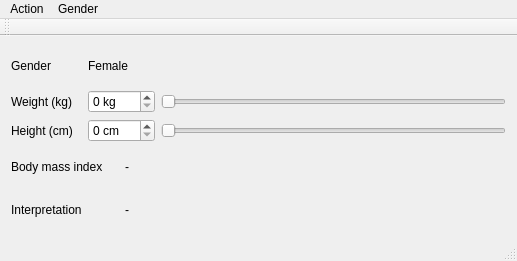
<?xml version="1.0" encoding="UTF-8"?>
<ui version="4.0">
 <class>MainWindow</class>
 <widget class="QMainWindow" name="MainWindow">
  <property name="geometry">
   <rect>
    <x>0</x>
    <y>0</y>
    <width>517</width>
    <height>261</height>
   </rect>
  </property>
  <property name="windowTitle">
   <string>MainWindow</string>
  </property>
  <widget class="QWidget" name="centralWidget">
   <layout class="QGridLayout" name="gridLayout">
    <item row="2" column="0">
     <widget class="QLabel" name="label_Height">
      <property name="text">
       <string>Height (cm)</string>
      </property>
     </widget>
    </item>
    <item row="4" column="2">
     <widget class="QLabel" name="label2_Interpretation">
      <property name="text">
       <string>-</string>
      </property>
     </widget>
    </item>
    <item row="1" column="3">
     <widget class="QSlider" name="slider_Weight">
      <property name="maximum">
       <number>300</number>
      </property>
      <property name="orientation">
       <enum>Qt::Horizontal</enum>
      </property>
     </widget>
    </item>
    <item row="0" column="0">
     <widget class="QLabel" name="label_Gender">
      <property name="text">
       <string>Gender</string>
      </property>
     </widget>
    </item>
    <item row="2" column="1" colspan="2">
     <widget class="QSpinBox" name="spinBox_Height">
      <property name="suffix">
       <string> cm</string>
      </property>
      <property name="maximum">
       <number>300</number>
      </property>
     </widget>
    </item>
    <item row="2" column="3">
     <widget class="QSlider" name="slider_Height">
      <property name="maximum">
       <number>300</number>
      </property>
      <property name="orientation">
       <enum>Qt::Horizontal</enum>
      </property>
     </widget>
    </item>
    <item row="3" column="0" colspan="2">
     <widget class="QLabel" name="label_BMI">
      <property name="text">
       <string>Body mass index</string>
      </property>
     </widget>
    </item>
    <item row="3" column="2">
     <widget class="QLabel" name="label2_BMI">
      <property name="text">
       <string>-</string>
      </property>
     </widget>
    </item>
    <item row="4" column="0">
     <widget class="QLabel" name="label_Interpretation">
      <property name="text">
       <string>Interpretation</string>
      </property>
     </widget>
    </item>
    <item row="0" column="1" colspan="2">
     <widget class="QLabel" name="label2_Gender">
      <property name="text">
       <string>Female</string>
      </property>
     </widget>
    </item>
    <item row="1" column="0">
     <widget class="QLabel" name="label_Weight">
      <property name="text">
       <string>Weight (kg)</string>
      </property>
     </widget>
    </item>
    <item row="1" column="1" colspan="2">
     <widget class="QSpinBox" name="spinBox_Weight">
      <property name="suffix">
       <string> kg</string>
      </property>
      <property name="maximum">
       <number>300</number>
      </property>
     </widget>
    </item>
   </layout>
  </widget>
  <widget class="QMenuBar" name="menuBar">
   <property name="geometry">
    <rect>
     <x>0</x>
     <y>0</y>
     <width>517</width>
     <height>27</height>
    </rect>
   </property>
   <widget class="QMenu" name="menuAction">
    <property name="title">
     <string>Action</string>
    </property>
    <addaction name="actionReset"/>
    <addaction name="actionQuit"/>
   </widget>
   <widget class="QMenu" name="menuGender">
    <property name="title">
     <string>Gender</string>
    </property>
    <addaction name="actionFemale"/>
    <addaction name="actionMale"/>
   </widget>
   <addaction name="menuAction"/>
   <addaction name="menuGender"/>
  </widget>
  <widget class="QToolBar" name="mainToolBar">
   <attribute name="toolBarArea">
    <enum>TopToolBarArea</enum>
   </attribute>
   <attribute name="toolBarBreak">
    <bool>false</bool>
   </attribute>
  </widget>
  <widget class="QStatusBar" name="statusBar"/>
  <action name="actionReset">
   <property name="text">
    <string>Reset</string>
   </property>
  </action>
  <action name="actionQuit">
   <property name="checked">
    <bool>false</bool>
   </property>
   <property name="text">
    <string>Quit</string>
   </property>
  </action>
  <action name="actionFemale">
   <property name="checkable">
    <bool>false</bool>
   </property>
   <property name="checked">
    <bool>false</bool>
   </property>
   <property name="icon">
    <iconset resource="dot.qrc">
     <normaloff>:/dot/images.png</normaloff>:/dot/images.png</iconset>
   </property>
   <property name="text">
    <string>Female</string>
   </property>
  </action>
  <action name="actionMale">
   <property name="checkable">
    <bool>false</bool>
   </property>
   <property name="icon">
    <iconset resource="dot.qrc">
     <normaloff>:/dot/images.png</normaloff>:/dot/images.png</iconset>
   </property>
   <property name="text">
    <string>Male</string>
   </property>
  </action>
 </widget>
 <layoutdefault spacing="6" margin="11"/>
 <resources>
  <include location="dot.qrc"/>
 </resources>
 <connections>
  <connection>
   <sender>spinBox_Weight</sender>
   <signal>valueChanged(int)</signal>
   <receiver>slider_Weight</receiver>
   <slot>setValue(int)</slot>
   <hints>
    <hint type="sourcelabel">
     <x>168</x>
     <y>96</y>
    </hint>
    <hint type="destinationlabel">
     <x>242</x>
     <y>99</y>
    </hint>
   </hints>
  </connection>
  <connection>
   <sender>spinBox_Height</sender>
   <signal>valueChanged(int)</signal>
   <receiver>slider_Height</receiver>
   <slot>setValue(int)</slot>
   <hints>
    <hint type="sourcelabel">
     <x>146</x>
     <y>131</y>
    </hint>
    <hint type="destinationlabel">
     <x>205</x>
     <y>133</y>
    </hint>
   </hints>
  </connection>
  <connection>
   <sender>slider_Weight</sender>
   <signal>valueChanged(int)</signal>
   <receiver>spinBox_Weight</receiver>
   <slot>setValue(int)</slot>
   <hints>
    <hint type="sourcelabel">
     <x>305</x>
     <y>99</y>
    </hint>
    <hint type="destinationlabel">
     <x>143</x>
     <y>89</y>
    </hint>
   </hints>
  </connection>
  <connection>
   <sender>slider_Height</sender>
   <signal>valueChanged(int)</signal>
   <receiver>spinBox_Height</receiver>
   <slot>setValue(int)</slot>
   <hints>
    <hint type="sourcelabel">
     <x>330</x>
     <y>138</y>
    </hint>
    <hint type="destinationlabel">
     <x>168</x>
     <y>146</y>
    </hint>
   </hints>
  </connection>
 </connections>
</ui>
